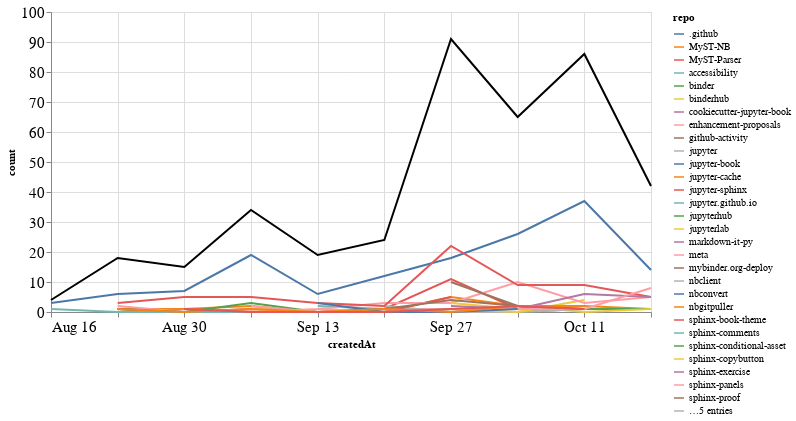

Write notebook code for a chart like this one.
### Markdown cell above
## Comments

### Code cell
comments_time = comments.groupby('repo').resample('W', on='createdAt').count()['author'].reset_index()
comments_time = comments_time.rename(columns={'author': 'count'})
comments_time_total = comments_time.groupby('createdAt').agg({"count": "sum"}).reset_index()
ch1 = alt.Chart(comments_time, width=600).mark_line().encode(
    x='createdAt',
    y='count',
    color='repo',
    tooltip="repo"
)

ch2 = alt.Chart(comments_time_total, width=600).mark_line(color="black").encode(
    x='createdAt',
    y='count',
)

ch1 + ch2

### Figure 1 — Vega-Lite specification as saved in the notebook (floating-point values rounded to 4 significant figures; data arrays with more than 128 entries replaced by an {"elided": "..."} marker saying what was removed)
{"config": {"axisLeft": {"labelFontSize": 15}, "axisBottom": {"labelFontSize": 15}}, "layer": [{"data": {"name": "data-cd08c02d1303d9a74223ab7385b187dc"}, "mark": "line", "encoding": {"color": {"type": "nominal", "field": "repo"}, "tooltip": {"type": "nominal", "field": "repo"}, "x": {"type": "temporal", "field": "createdAt"}, "y": {"type": "quantitative", "field": "count"}}, "width": 600}, {"data": {"name": "data-c244820d201aeeea0dc4ca5a0d1db5c5"}, "mark": {"type": "line", "color": "black"}, "encoding": {"x": {"type": "temporal", "field": "createdAt"}, "y": {"type": "quantitative", "field": "count"}}, "width": 600}], "$schema": "https://vega.github.io/schema/vega-lite/v4.8.1.json", "datasets": {"data-cd08c02d1303d9a74223ab7385b187dc": {"elided": "142 records"}, "data-c244820d201aeeea0dc4ca5a0d1db5c5": [{"createdAt": "2020-08-16T00:00:00", "count": 4}, {"createdAt": "2020-08-23T00:00:00", "count": 18}, {"createdAt": "2020-08-30T00:00:00", "count": 15}, {"createdAt": "2020-09-06T00:00:00", "count": 34}, {"createdAt": "2020-09-13T00:00:00", "count": 19}, {"createdAt": "2020-09-20T00:00:00", "count": 24}, {"createdAt": "2020-09-27T00:00:00", "count": 91}, {"createdAt": "2020-10-04T00:00:00", "count": 65}, {"createdAt": "2020-10-11T00:00:00", "count": 86}, {"createdAt": "2020-10-18T00:00:00", "count": 42}]}}
